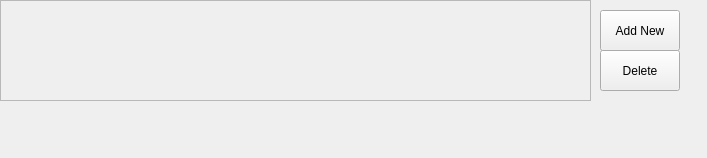
<?xml version="1.0" encoding="UTF-8"?>
<ui version="4.0">
 <class>FramesBar</class>
 <widget class="QWidget" name="FramesBar">
  <property name="geometry">
   <rect>
    <x>0</x>
    <y>0</y>
    <width>707</width>
    <height>158</height>
   </rect>
  </property>
  <property name="windowTitle">
   <string>Form</string>
  </property>
  <widget class="QPushButton" name="AddFrameButton">
   <property name="geometry">
    <rect>
     <x>600</x>
     <y>10</y>
     <width>80</width>
     <height>41</height>
    </rect>
   </property>
   <property name="text">
    <string>Add New</string>
   </property>
  </widget>
  <widget class="QPushButton" name="DeleteFrameButton">
   <property name="geometry">
    <rect>
     <x>600</x>
     <y>50</y>
     <width>80</width>
     <height>41</height>
    </rect>
   </property>
   <property name="text">
    <string>Delete</string>
   </property>
  </widget>
  <widget class="QScrollArea" name="scrollArea">
   <property name="geometry">
    <rect>
     <x>0</x>
     <y>0</y>
     <width>591</width>
     <height>101</height>
    </rect>
   </property>
   <property name="widgetResizable">
    <bool>true</bool>
   </property>
   <widget class="QWidget" name="scrollAreaWidgetContents">
    <property name="geometry">
     <rect>
      <x>0</x>
      <y>0</y>
      <width>589</width>
      <height>99</height>
     </rect>
    </property>
    <widget class="QWidget" name="buttonHolder" native="true">
     <property name="geometry">
      <rect>
       <x>0</x>
       <y>0</y>
       <width>591</width>
       <height>101</height>
      </rect>
     </property>
     <widget class="QWidget" name="horizontalLayoutWidget">
      <property name="geometry">
       <rect>
        <x>0</x>
        <y>0</y>
        <width>591</width>
        <height>101</height>
       </rect>
      </property>
      <layout class="QHBoxLayout" name="horizontalLayout"/>
     </widget>
    </widget>
   </widget>
  </widget>
 </widget>
 <resources/>
 <connections/>
</ui>
